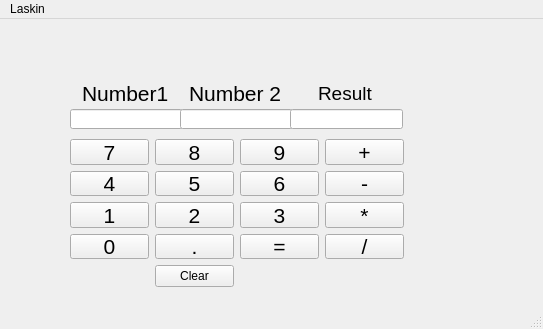
<?xml version="1.0" encoding="UTF-8"?>
<ui version="4.0">
 <class>Calculator</class>
 <widget class="QMainWindow" name="Calculator">
  <property name="geometry">
   <rect>
    <x>0</x>
    <y>0</y>
    <width>543</width>
    <height>329</height>
   </rect>
  </property>
  <property name="windowTitle">
   <string>Calculator</string>
  </property>
  <widget class="QWidget" name="centralwidget">
   <widget class="QWidget" name="gridLayoutWidget">
    <property name="geometry">
     <rect>
      <x>70</x>
      <y>120</y>
      <width>334</width>
      <height>148</height>
     </rect>
    </property>
    <layout class="QGridLayout" name="gridLayout">
     <item row="2" column="2">
      <widget class="QPushButton" name="kolme">
       <property name="font">
        <font>
         <pointsize>16</pointsize>
        </font>
       </property>
       <property name="text">
        <string>3</string>
       </property>
      </widget>
     </item>
     <item row="1" column="2">
      <widget class="QPushButton" name="kuusi">
       <property name="font">
        <font>
         <pointsize>16</pointsize>
        </font>
       </property>
       <property name="text">
        <string>6</string>
       </property>
      </widget>
     </item>
     <item row="0" column="1">
      <widget class="QPushButton" name="kasi">
       <property name="font">
        <font>
         <pointsize>16</pointsize>
        </font>
       </property>
       <property name="text">
        <string>8</string>
       </property>
      </widget>
     </item>
     <item row="3" column="0">
      <widget class="QPushButton" name="nollanappi">
       <property name="font">
        <font>
         <pointsize>16</pointsize>
        </font>
       </property>
       <property name="text">
        <string>0</string>
       </property>
      </widget>
     </item>
     <item row="1" column="0">
      <widget class="QPushButton" name="nelja">
       <property name="font">
        <font>
         <pointsize>16</pointsize>
        </font>
       </property>
       <property name="text">
        <string>4</string>
       </property>
      </widget>
     </item>
     <item row="2" column="1">
      <widget class="QPushButton" name="kaksi">
       <property name="font">
        <font>
         <pointsize>16</pointsize>
        </font>
       </property>
       <property name="text">
        <string>2</string>
       </property>
      </widget>
     </item>
     <item row="3" column="2">
      <widget class="QPushButton" name="Enter">
       <property name="font">
        <font>
         <pointsize>16</pointsize>
        </font>
       </property>
       <property name="text">
        <string>=</string>
       </property>
      </widget>
     </item>
     <item row="0" column="0">
      <widget class="QPushButton" name="seiska">
       <property name="font">
        <font>
         <pointsize>16</pointsize>
        </font>
       </property>
       <property name="text">
        <string>7</string>
       </property>
      </widget>
     </item>
     <item row="3" column="1">
      <widget class="QPushButton" name="deserotin">
       <property name="font">
        <font>
         <pointsize>16</pointsize>
        </font>
       </property>
       <property name="text">
        <string>.</string>
       </property>
      </widget>
     </item>
     <item row="2" column="0">
      <widget class="QPushButton" name="yksi">
       <property name="font">
        <font>
         <pointsize>16</pointsize>
        </font>
       </property>
       <property name="text">
        <string>1</string>
       </property>
      </widget>
     </item>
     <item row="0" column="2">
      <widget class="QPushButton" name="ysi">
       <property name="font">
        <font>
         <pointsize>16</pointsize>
        </font>
       </property>
       <property name="text">
        <string>9</string>
       </property>
      </widget>
     </item>
     <item row="1" column="1">
      <widget class="QPushButton" name="viisi">
       <property name="font">
        <font>
         <pointsize>16</pointsize>
        </font>
       </property>
       <property name="text">
        <string>5</string>
       </property>
      </widget>
     </item>
     <item row="4" column="1">
      <widget class="QPushButton" name="tyhjenna">
       <property name="text">
        <string>Clear</string>
       </property>
      </widget>
     </item>
     <item row="0" column="3">
      <widget class="QPushButton" name="lisaa">
       <property name="font">
        <font>
         <pointsize>16</pointsize>
        </font>
       </property>
       <property name="text">
        <string>+</string>
       </property>
      </widget>
     </item>
     <item row="1" column="3">
      <widget class="QPushButton" name="vahenna">
       <property name="font">
        <font>
         <pointsize>16</pointsize>
        </font>
       </property>
       <property name="text">
        <string>-</string>
       </property>
      </widget>
     </item>
     <item row="2" column="3">
      <widget class="QPushButton" name="kerro">
       <property name="font">
        <font>
         <pointsize>16</pointsize>
        </font>
       </property>
       <property name="text">
        <string>*</string>
       </property>
      </widget>
     </item>
     <item row="3" column="3">
      <widget class="QPushButton" name="jaa">
       <property name="font">
        <font>
         <pointsize>16</pointsize>
        </font>
       </property>
       <property name="text">
        <string>/</string>
       </property>
      </widget>
     </item>
    </layout>
   </widget>
   <widget class="QLineEdit" name="nro1">
    <property name="geometry">
     <rect>
      <x>70</x>
      <y>90</y>
      <width>113</width>
      <height>20</height>
     </rect>
    </property>
   </widget>
   <widget class="QLineEdit" name="nro2">
    <property name="geometry">
     <rect>
      <x>180</x>
      <y>90</y>
      <width>113</width>
      <height>20</height>
     </rect>
    </property>
   </widget>
   <widget class="QLineEdit" name="tulos">
    <property name="geometry">
     <rect>
      <x>290</x>
      <y>90</y>
      <width>113</width>
      <height>20</height>
     </rect>
    </property>
   </widget>
   <widget class="QWidget" name="gridLayoutWidget_2">
    <property name="geometry">
     <rect>
      <x>70</x>
      <y>59</y>
      <width>111</width>
      <height>31</height>
     </rect>
    </property>
    <layout class="QGridLayout" name="gridLayout_2">
     <item row="0" column="0" alignment="Qt::AlignmentFlag::AlignHCenter">
      <widget class="QLabel" name="label1">
       <property name="text">
        <string>&lt;html&gt;&lt;head/&gt;&lt;body&gt;&lt;p&gt;&lt;span style=&quot; font-size:16pt;&quot;&gt;Number1&lt;/span&gt;&lt;/p&gt;&lt;/body&gt;&lt;/html&gt;</string>
       </property>
      </widget>
     </item>
    </layout>
   </widget>
   <widget class="QWidget" name="gridLayoutWidget_3">
    <property name="geometry">
     <rect>
      <x>180</x>
      <y>59</y>
      <width>111</width>
      <height>31</height>
     </rect>
    </property>
    <layout class="QGridLayout" name="gridLayout_3">
     <item row="0" column="0" alignment="Qt::AlignmentFlag::AlignHCenter">
      <widget class="QLabel" name="label2">
       <property name="text">
        <string>&lt;html&gt;&lt;head/&gt;&lt;body&gt;&lt;p&gt;&lt;span style=&quot; font-size:16pt;&quot;&gt;Number 2&lt;/span&gt;&lt;/p&gt;&lt;/body&gt;&lt;/html&gt;</string>
       </property>
      </widget>
     </item>
    </layout>
   </widget>
   <widget class="QWidget" name="gridLayoutWidget_4">
    <property name="geometry">
     <rect>
      <x>290</x>
      <y>59</y>
      <width>111</width>
      <height>31</height>
     </rect>
    </property>
    <layout class="QGridLayout" name="gridLayout_4">
     <item row="0" column="0" alignment="Qt::AlignmentFlag::AlignHCenter">
      <widget class="QLabel" name="label3">
       <property name="text">
        <string>&lt;html&gt;&lt;head/&gt;&lt;body&gt;&lt;p&gt;&lt;span style=&quot; font-size:14pt;&quot;&gt;Result&lt;/span&gt;&lt;/p&gt;&lt;/body&gt;&lt;/html&gt;</string>
       </property>
      </widget>
     </item>
    </layout>
   </widget>
  </widget>
  <widget class="QMenuBar" name="menubar">
   <property name="geometry">
    <rect>
     <x>0</x>
     <y>0</y>
     <width>543</width>
     <height>17</height>
    </rect>
   </property>
   <widget class="QMenu" name="menuLaskin">
    <property name="title">
     <string>Laskin</string>
    </property>
   </widget>
   <addaction name="menuLaskin"/>
  </widget>
  <widget class="QStatusBar" name="statusbar"/>
 </widget>
 <resources/>
 <connections/>
</ui>
